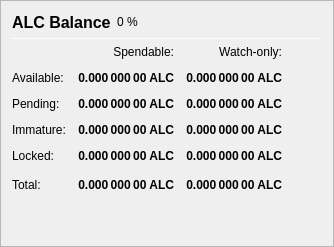
                   <widget class="QFrame" name="frame_Balances">
                    <property name="frameShape">
                     <enum>QFrame::StyledPanel</enum>
                    </property>
                    <property name="frameShadow">
                     <enum>QFrame::Raised</enum>
                    </property>
                    <layout class="QVBoxLayout" name="verticalLayout_4">
                     <item>
                      <layout class="QHBoxLayout" name="horizontalLayout_4">
                       <item>
                        <widget class="QLabel" name="label_5">
                         <property name="minimumSize">
                          <size>
                           <width>0</width>
                           <height>20</height>
                          </size>
                         </property>
                         <property name="font">
                          <font>
                           <pointsize>12</pointsize>
                           <weight>75</weight>
                           <bold>true</bold>
                          </font>
                         </property>
                         <property name="text">
                          <string>ALC Balance</string>
                         </property>
                        </widget>
                       </item>
                       <item>
                        <widget class="QLabel" name="labelALCPercent">
                         <property name="text">
                          <string notr="true">0 %</string>
                         </property>
                        </widget>
                       </item>
                       <item>
                        <spacer name="horizontalSpacer_3">
                         <property name="orientation">
                          <enum>Qt::Horizontal</enum>
                         </property>
                         <property name="sizeHint" stdset="0">
                          <size>
                           <width>40</width>
                           <height>20</height>
                          </size>
                         </property>
                        </spacer>
                       </item>
                      </layout>
                     </item>
                     <item>
                      <widget class="Line" name="line_Balance">
                       <property name="minimumSize">
                        <size>
                         <width>0</width>
                         <height>1</height>
                        </size>
                       </property>
                       <property name="maximumSize">
                        <size>
                         <width>16777215</width>
                         <height>1</height>
                        </size>
                       </property>
                       <property name="orientation">
                        <enum>Qt::Horizontal</enum>
                       </property>
                      </widget>
                     </item>
                     <item>
                      <layout class="QGridLayout" name="gridLayout">
                       <property name="spacing">
                        <number>12</number>
                       </property>
                       <item row="0" column="1">
                        <widget class="QLabel" name="labelSpendable">
                         <property name="text">
                          <string>Spendable:</string>
                         </property>
                         <property name="alignment">
                          <set>Qt::AlignRight|Qt::AlignTrailing|Qt::AlignVCenter</set>
                         </property>
                        </widget>
                       </item>
                       <item row="0" column="2">
                        <widget class="QLabel" name="labelWatchonly">
                         <property name="text">
                          <string>Watch-only:</string>
                         </property>
                         <property name="alignment">
                          <set>Qt::AlignRight|Qt::AlignTrailing|Qt::AlignVCenter</set>
                         </property>
                        </widget>
                       </item>
                       <item row="1" column="0">
                        <widget class="QLabel" name="labelBalanceText">
                         <property name="text">
                          <string>Available:</string>
                         </property>
                        </widget>
                       </item>
                       <item row="1" column="1">
                        <widget class="QLabel" name="labelBalance">
                         <property name="font">
                          <font>
                           <weight>75</weight>
                           <bold>true</bold>
                          </font>
                         </property>
                         <property name="cursor">
                          <cursorShape>IBeamCursor</cursorShape>
                         </property>
                         <property name="toolTip">
                          <string>Your current spendable balance</string>
                         </property>
                         <property name="text">
                          <string notr="true">0.000 000 00 ALC</string>
                         </property>
                         <property name="alignment">
                          <set>Qt::AlignRight|Qt::AlignTrailing|Qt::AlignVCenter</set>
                         </property>
                         <property name="textInteractionFlags">
                          <set>Qt::LinksAccessibleByMouse|Qt::TextSelectableByKeyboard|Qt::TextSelectableByMouse</set>
                         </property>
                        </widget>
                       </item>
                       <item row="1" column="2">
                        <widget class="QLabel" name="labelWatchAvailable">
                         <property name="font">
                          <font>
                           <weight>75</weight>
                           <bold>true</bold>
                          </font>
                         </property>
                         <property name="cursor">
                          <cursorShape>IBeamCursor</cursorShape>
                         </property>
                         <property name="toolTip">
                          <string>Your current balance in watch-only addresses</string>
                         </property>
                         <property name="text">
                          <string notr="true">0.000 000 00 ALC</string>
                         </property>
                         <property name="alignment">
                          <set>Qt::AlignRight|Qt::AlignTrailing|Qt::AlignVCenter</set>
                         </property>
                         <property name="textInteractionFlags">
                          <set>Qt::LinksAccessibleByMouse|Qt::TextSelectableByKeyboard|Qt::TextSelectableByMouse</set>
                         </property>
                        </widget>
                       </item>
                       <item row="2" column="0">
                        <widget class="QLabel" name="labelPendingText">
                         <property name="text">
                          <string>Pending:</string>
                         </property>
                        </widget>
                       </item>
                       <item row="2" column="1">
                        <widget class="QLabel" name="labelUnconfirmed">
                         <property name="font">
                          <font>
                           <weight>75</weight>
                           <bold>true</bold>
                          </font>
                         </property>
                         <property name="cursor">
                          <cursorShape>IBeamCursor</cursorShape>
                         </property>
                         <property name="toolTip">
                          <string>Total of transactions that have yet to be confirmed, and do not yet count toward the spendable balance</string>
                         </property>
                         <property name="text">
                          <string notr="true">0.000 000 00 ALC</string>
                         </property>
                         <property name="alignment">
                          <set>Qt::AlignRight|Qt::AlignTrailing|Qt::AlignVCenter</set>
                         </property>
                         <property name="textInteractionFlags">
                          <set>Qt::LinksAccessibleByMouse|Qt::TextSelectableByKeyboard|Qt::TextSelectableByMouse</set>
                         </property>
                        </widget>
                       </item>
                       <item row="2" column="2">
                        <widget class="QLabel" name="labelWatchPending">
                         <property name="font">
                          <font>
                           <weight>75</weight>
                           <bold>true</bold>
                          </font>
                         </property>
                         <property name="cursor">
                          <cursorShape>IBeamCursor</cursorShape>
                         </property>
                         <property name="toolTip">
                          <string>Unconfirmed transactions to watch-only addresses</string>
                         </property>
                         <property name="text">
                          <string notr="true">0.000 000 00 ALC</string>
                         </property>
                         <property name="alignment">
                          <set>Qt::AlignRight|Qt::AlignTrailing|Qt::AlignVCenter</set>
                         </property>
                         <property name="textInteractionFlags">
                          <set>Qt::LinksAccessibleByMouse|Qt::TextSelectableByKeyboard|Qt::TextSelectableByMouse</set>
                         </property>
                        </widget>
                       </item>
                       <item row="3" column="0">
                        <widget class="QLabel" name="labelImmatureText">
                         <property name="text">
                          <string>Immature:</string>
                         </property>
                        </widget>
                       </item>
                       <item row="3" column="1">
                        <widget class="QLabel" name="labelImmature">
                         <property name="font">
                          <font>
                           <weight>75</weight>
                           <bold>true</bold>
                          </font>
                         </property>
                         <property name="cursor">
                          <cursorShape>IBeamCursor</cursorShape>
                         </property>
                         <property name="toolTip">
                          <string>Staked or masternode rewards that has not yet matured</string>
                         </property>
                         <property name="text">
                          <string notr="true">0.000 000 00 ALC</string>
                         </property>
                         <property name="alignment">
                          <set>Qt::AlignRight|Qt::AlignTrailing|Qt::AlignVCenter</set>
                         </property>
                         <property name="textInteractionFlags">
                          <set>Qt::LinksAccessibleByMouse|Qt::TextSelectableByKeyboard|Qt::TextSelectableByMouse</set>
                         </property>
                        </widget>
                       </item>
                       <item row="3" column="2">
                        <widget class="QLabel" name="labelWatchImmature">
                         <property name="font">
                          <font>
                           <weight>75</weight>
                           <bold>true</bold>
                          </font>
                         </property>
                         <property name="cursor">
                          <cursorShape>IBeamCursor</cursorShape>
                         </property>
                         <property name="toolTip">
                          <string>Staked or masternode rewards in watch-only addresses that has not yet matured</string>
                         </property>
                         <property name="text">
                          <string notr="true">0.000 000 00 ALC</string>
                         </property>
                         <property name="alignment">
                          <set>Qt::AlignRight|Qt::AlignTrailing|Qt::AlignVCenter</set>
                         </property>
                         <property name="textInteractionFlags">
                          <set>Qt::LinksAccessibleByMouse|Qt::TextSelectableByKeyboard|Qt::TextSelectableByMouse</set>
                         </property>
                        </widget>
                       </item>
                       <item row="4" column="0">
                        <widget class="QLabel" name="labelLockedBalanceText">
                         <property name="toolTip">
                          <string>Locked ALC or Masternode collaterals. These are excluded from zALC minting.</string>
                         </property>
                         <property name="text">
                          <string>Locked:</string>
                         </property>
                        </widget>
                       </item>
                       <item row="4" column="1">
                        <widget class="QLabel" name="labelLockedBalance">
                         <property name="font">
                          <font>
                           <weight>75</weight>
                           <bold>true</bold>
                          </font>
                         </property>
                         <property name="cursor">
                          <cursorShape>IBeamCursor</cursorShape>
                         </property>
                         <property name="toolTip">
                          <string>Locked ALC or Masternode collaterals. These are excluded from zALC minting.</string>
                         </property>
                         <property name="text">
                          <string notr="true">0.000 000 00 ALC</string>
                         </property>
                         <property name="alignment">
                          <set>Qt::AlignRight|Qt::AlignTrailing|Qt::AlignVCenter</set>
                         </property>
                         <property name="textInteractionFlags">
                          <set>Qt::LinksAccessibleByMouse|Qt::TextSelectableByKeyboard|Qt::TextSelectableByMouse</set>
                         </property>
                        </widget>
                       </item>
                       <item row="4" column="2">
                        <widget class="QLabel" name="labelWatchLocked">
                         <property name="font">
                          <font>
                           <weight>75</weight>
                           <bold>true</bold>
                          </font>
                         </property>
                         <property name="cursor">
                          <cursorShape>IBeamCursor</cursorShape>
                         </property>
                         <property name="toolTip">
                          <string>Current locked balance in watch-only addresses</string>
                         </property>
                         <property name="text">
                          <string notr="true">0.000 000 00 ALC</string>
                         </property>
                         <property name="alignment">
                          <set>Qt::AlignRight|Qt::AlignTrailing|Qt::AlignVCenter</set>
                         </property>
                         <property name="textInteractionFlags">
                          <set>Qt::LinksAccessibleByMouse|Qt::TextSelectableByKeyboard|Qt::TextSelectableByMouse</set>
                         </property>
                        </widget>
                       </item>
                       <item row="5" column="0">
                        <widget class="QLabel" name="labelTotalText">
                         <property name="toolTip">
                          <string>Your current ALLCOIN balance, unconfirmed and immature transactions included</string>
                         </property>
                         <property name="text">
                          <string>Total:</string>
                         </property>
                        </widget>
                       </item>
                       <item row="5" column="1">
                        <widget class="QLabel" name="labelTotal">
                         <property name="font">
                          <font>
                           <weight>75</weight>
                           <bold>true</bold>
                          </font>
                         </property>
                         <property name="cursor">
                          <cursorShape>IBeamCursor</cursorShape>
                         </property>
                         <property name="toolTip">
                          <string>Your current ALLCOIN balance, unconfirmed and immature transactions included</string>
                         </property>
                         <property name="text">
                          <string notr="true">0.000 000 00 ALC</string>
                         </property>
                         <property name="alignment">
                          <set>Qt::AlignRight|Qt::AlignTrailing|Qt::AlignVCenter</set>
                         </property>
                         <property name="textInteractionFlags">
                          <set>Qt::LinksAccessibleByMouse|Qt::TextSelectableByKeyboard|Qt::TextSelectableByMouse</set>
                         </property>
                        </widget>
                       </item>
                       <item row="5" column="2">
                        <widget class="QLabel" name="labelWatchTotal">
                         <property name="font">
                          <font>
                           <weight>75</weight>
                           <bold>true</bold>
                          </font>
                         </property>
                         <property name="cursor">
                          <cursorShape>IBeamCursor</cursorShape>
                         </property>
                         <property name="toolTip">
                          <string>Current total balance in watch-only addresses</string>
                         </property>
                         <property name="text">
                          <string notr="true">0.000 000 00 ALC</string>
                         </property>
                         <property name="alignment">
                          <set>Qt::AlignRight|Qt::AlignTrailing|Qt::AlignVCenter</set>
                         </property>
                         <property name="textInteractionFlags">
                          <set>Qt::LinksAccessibleByMouse|Qt::TextSelectableByKeyboard|Qt::TextSelectableByMouse</set>
                         </property>
                        </widget>
                       </item>
                       <item row="5" column="3">
                        <spacer name="horizontalSpacer_9">
                         <property name="orientation">
                          <enum>Qt::Horizontal</enum>
                         </property>
                         <property name="sizeHint" stdset="0">
                          <size>
                           <width>40</width>
                           <height>20</height>
                          </size>
                         </property>
                        </spacer>
                       </item>
                      </layout>
                     </item>
                     <item>
                      <spacer name="verticalSpacer_3">
                       <property name="orientation">
                        <enum>Qt::Vertical</enum>
                       </property>
                       <property name="sizeHint" stdset="0">
                        <size>
                         <width>20</width>
                         <height>40</height>
                        </size>
                       </property>
                      </spacer>
                     </item>
                    </layout>
                   </widget>
